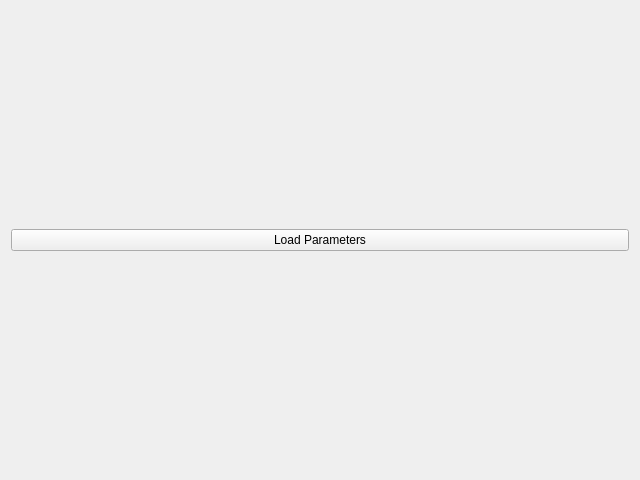
<?xml version='1.0' encoding='UTF-8'?>
<ui version="4.0">
 <class>Form</class>
 <widget class="EpcForm" name="Form">
  <property name="geometry">
   <rect>
    <x>0</x>
    <y>0</y>
    <width>640</width>
    <height>480</height>
   </rect>
  </property>
  <property name="windowTitle">
   <string>Form</string>
  </property>
  <layout class="QVBoxLayout" name="verticalLayout_2">
   <item>
    <layout class="QVBoxLayout" name="verticalLayout">
     <item>
      <widget class="QPushButton" name="load_parameters_button">
       <property name="text">
        <string>Load Parameters</string>
       </property>
      </widget>
     </item>
    </layout>
   </item>
  </layout>
 </widget>
 <customwidgets>
  <customwidget>
   <class>EpcForm</class>
   <extends>QWidget</extends>
   <header>epyqlib.form</header>
   <container>1</container>
  </customwidget>
 </customwidgets>
 <resources/>
 <connections/>
</ui>
